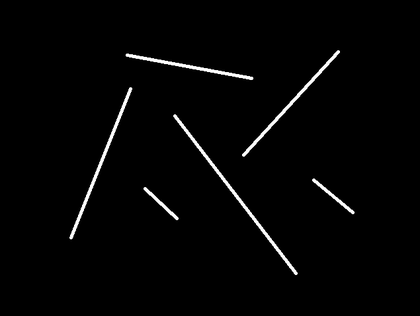
%> input picture ciara2.bmp, 420 x 316 px, shrunk from 635 x 478 before the run
$ octave hough_transform_detekcia_ciar.m   (GNU Octave 9; MATLAB toolbox functions it lacks are replaced by stand-ins)
%> lines starting %> are read from the running program, lines starting %| are printed output that depends on the picture; in (x1, y1, x2, y2) boxes, pixels count from 0 and x2, y2 are one past the last pixel; in counts of white or black regions, pixels touching at a corner belong together; the program's own positions count from 1
%% load a sample image; convert to grayscale; convert to binary
clear
close all

%% nacitanie obrazku
image1 = imread('ciara2.bmp');
%> image1 is the input picture: size 316x420 uint8; min 0, max 255, mean 4.7
image =im2bw(image1);
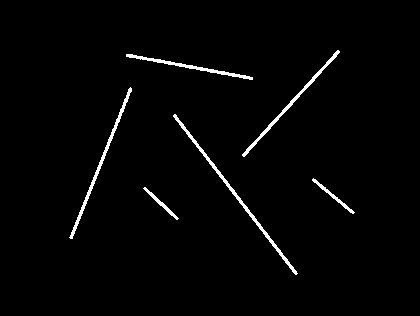
%> image: size 316x420 logical; 1.8% white; 6 white regions, box (x1, y1, x2, y2) and area: (173, 114, 298, 275) 670, (69, 87, 132, 239) 542, (242, 50, 340, 157) 484, (126, 54, 253, 80) 428, (312, 178, 355, 214) 173, (143, 187, 179, 220) 156

%% najdenie kontur
image = bwperim(image,8);
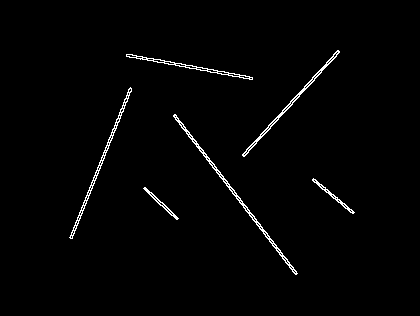
%> image: size 316x420 logical; 1.5% white in thin lines or dots, all inside (x1, y1, x2, y2) = (69, 50, 355, 275)
[x,y]=size(image);   % zisti velkost matice I
%> x = 316; y = 420
figure ,imshow(image)
figure, imshow(image1)


theta_sample_frequency = 0.01;
[x, y] = size(image);
rho_limit = norm([x y]);
%> rho_limit = 525.6
rho = (-rho_limit:1:rho_limit);
%> rho = 1052 values from -525.6 to 525.4
theta = (0:theta_sample_frequency:pi);
num_thetas = numel(theta);
num_rhos = numel(rho);
%> num_rhos = 1052
hough_space = zeros(num_rhos, num_thetas);

%% hughova transformacia
for xi = 1:x
    for yj = 1:y
        if image(xi, yj) == 1
            for theta_index = 1:num_thetas
                THETA = theta(theta_index);
                r  = xi * cos(THETA) + yj * sin(THETA);
                rho_index = round(r + num_rhos/2);
                hough_space(rho_index, theta_index) = hough_space(rho_index, theta_index) + 1;
            end
        end
    end
end
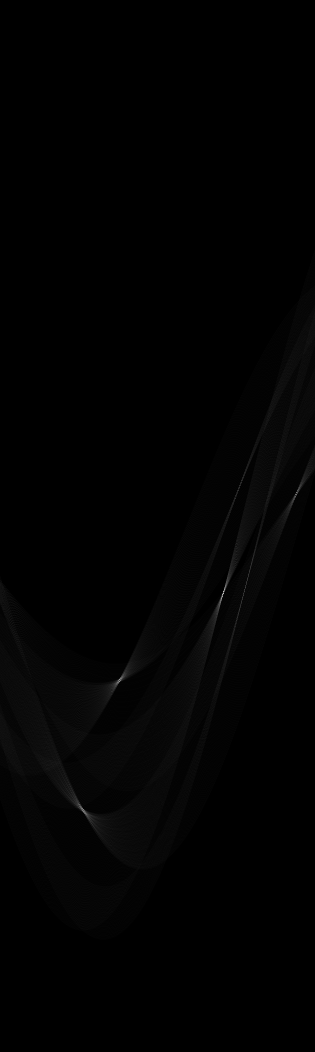
%> hough_space: size 1052x315 double; min 0, max 197, mean 1.9
%> after the loop, THETA = 3.14; r = -274.5; rho_index = 251


figure
imagesc(theta, rho, hough_space);
title('Hough Transform');
xlabel('Theta');
ylabel('Rho');
colormap('gray');


%% detekujeme priesecniky houghovej ransformacie
r = [];
c = [];
[max_in_col, row_number] = max(hough_space);
%> max_in_col = 315 values, max 197 at index 224, min 12 at index 151, mean 35.8; row_number = 315 values, max 837 at index 102, min 425 at index 267, mean 658.2
[rows, cols] = size(image);
%> rows = 316; cols = 420
difference = 180;
thresh = max(max(hough_space)) - difference ;
%> thresh = 17
for i = 1:size(max_in_col, 2)
   if max_in_col(i) > thresh
       c(end + 1) = i;
       r(end + 1) = row_number(i);
   end
end
%> after the loop, c = 244 values from 1 to 315; r = 244 values, max 837 at index 83, min 425 at index 196, mean 641

hold on;
plot(theta(c), rho(r),'rx');
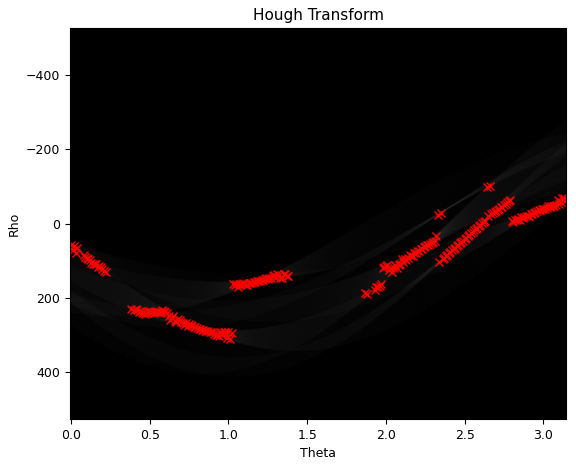
%> figure redrawn from the program's plot data
hold off;


%% deteguje ciary podla vrcholov
figure
imagesc(image);
colormap(gray);
hold on;

for i = 1:size(c,2)
    THETA = theta(c(i));
    RHO = rho(r(i));
    rov_cast1 = -(cos(THETA)/sin(THETA));
    rov_cast2 = RHO/sin(THETA);
    x = 1:cols;
    plot(rov_cast1*x+rov_cast2, x);
    hold on;
end
%> this loop made 244 passes
%> (THETA, RHO, rov_cast1, rov_cast2) on passes 1 to 3: (0, 58.4, -Inf, Inf), (0.01, 70.4, -100, 7040.1), (0.02, 61.4, -49.99, 3070.2)
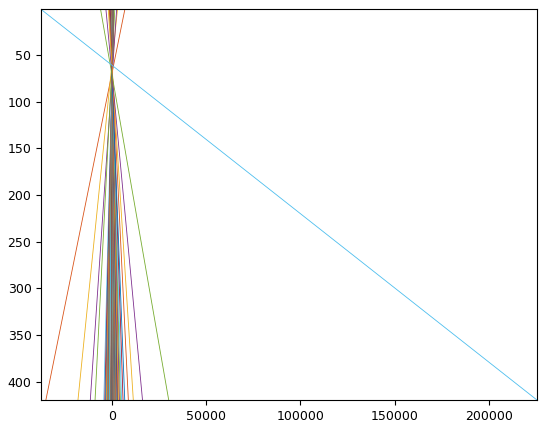
%> figure redrawn from the program's plot data
